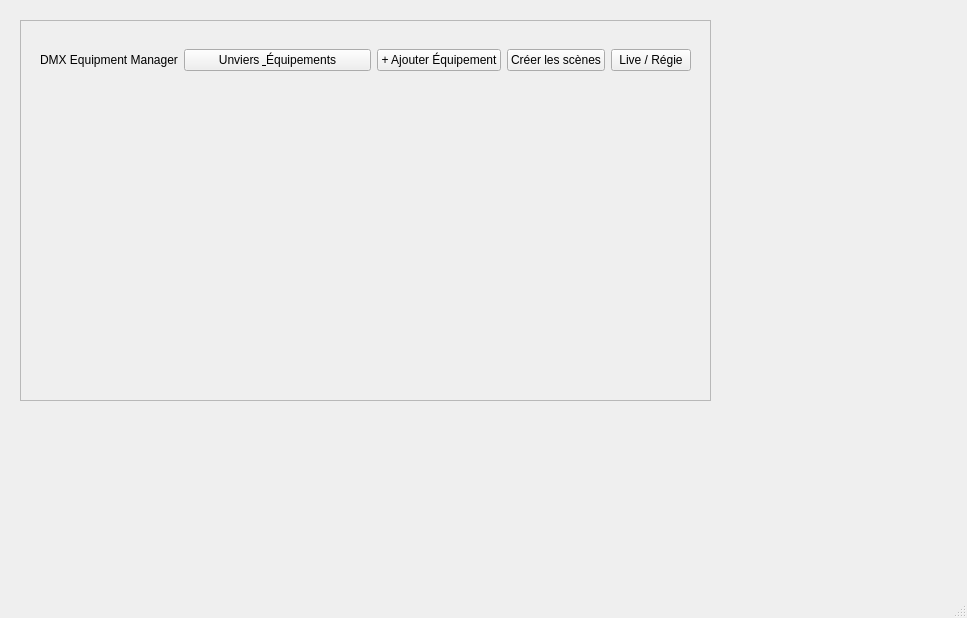
<?xml version="1.0" encoding="UTF-8"?>
<ui version="4.0">
 <class>InterfacePcClient</class>
 <widget class="QMainWindow" name="InterfacePcClient">
  <property name="geometry">
   <rect>
    <x>0</x>
    <y>0</y>
    <width>967</width>
    <height>618</height>
   </rect>
  </property>
  <property name="windowTitle">
   <string>InterfacePcClient</string>
  </property>
  <widget class="QWidget" name="centralwidget">
   <widget class="QWidget" name="verticalLayoutWidget">
    <property name="geometry">
     <rect>
      <x>20</x>
      <y>20</y>
      <width>691</width>
      <height>381</height>
     </rect>
    </property>
    <layout class="QVBoxLayout" name="mainLayout">
     <property name="spacing">
      <number>0</number>
     </property>
     <item>
      <widget class="QFrame" name="header">
       <property name="frameShape">
        <enum>QFrame::Shape::StyledPanel</enum>
       </property>
       <property name="frameShadow">
        <enum>QFrame::Shadow::Raised</enum>
       </property>
       <widget class="QWidget" name="horizontalLayoutWidget">
        <property name="geometry">
         <rect>
          <x>0</x>
          <y>0</y>
          <width>691</width>
          <height>80</height>
         </rect>
        </property>
        <layout class="QHBoxLayout" name="headerLayout" stretch="0,1,0,0,0">
         <property name="leftMargin">
          <number>20</number>
         </property>
         <property name="topMargin">
          <number>15</number>
         </property>
         <property name="rightMargin">
          <number>20</number>
         </property>
         <property name="bottomMargin">
          <number>15</number>
         </property>
         <item>
          <widget class="QLabel" name="mainTitle">
           <property name="text">
            <string>DMX Equipment Manager</string>
           </property>
          </widget>
         </item>
         <item>
          <widget class="QPushButton" name="btnTeal">
           <property name="text">
            <string>Unviers &amp; Équipements</string>
           </property>
          </widget>
         </item>
         <item>
          <widget class="QPushButton" name="btnSeaGreen">
           <property name="text">
            <string>+ Ajouter Équipement</string>
           </property>
          </widget>
         </item>
         <item>
          <widget class="QPushButton" name="btnDarkCyan">
           <property name="text">
            <string>Créer les scènes</string>
           </property>
          </widget>
         </item>
         <item>
          <widget class="QPushButton" name="btnDeepTeal">
           <property name="text">
            <string>Live / Régie</string>
           </property>
          </widget>
         </item>
        </layout>
       </widget>
      </widget>
     </item>
    </layout>
   </widget>
  </widget>
  <widget class="QMenuBar" name="menubar">
   <property name="geometry">
    <rect>
     <x>0</x>
     <y>0</y>
     <width>967</width>
     <height>20</height>
    </rect>
   </property>
  </widget>
  <widget class="QStatusBar" name="statusbar"/>
 </widget>
 <resources/>
 <connections/>
</ui>
